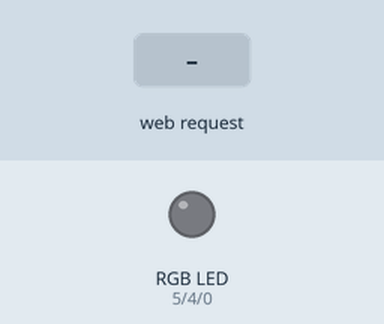
Bench run of a sketch on a simulated ESP8266 (NodeMCU). On the bench: an RGB LED mixed from three pins (HIGH = lit). The test bench sets the inputs (shaded band). WiFi joins after 1.5 s; servers stay silent unless stated; what the sketch prints to the serial monitor is not drawn.

Above: at 2.7 s.
2.8 s: HTTP request GET /LED_R=ON received
At 3.9 s:
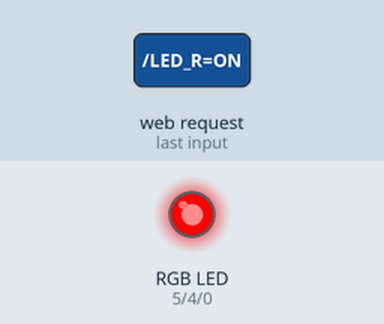
4.3 s: HTTP request GET /LED_G=ON received
At 5.1 s:
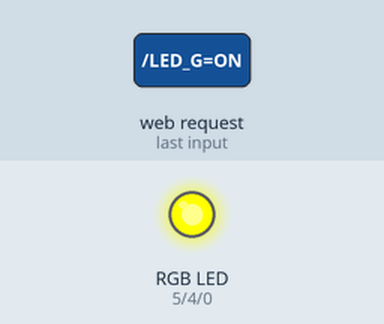
5.8 s: HTTP request GET /LED_R=OFF received
At 6.2 s:
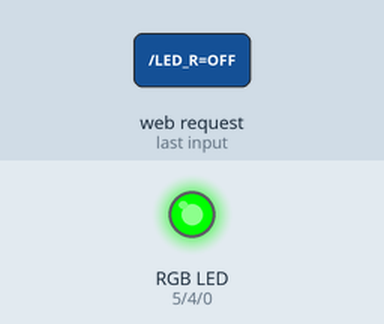
7.3 s: HTTP request GET /LED_B=ON received
At 8.5 s:
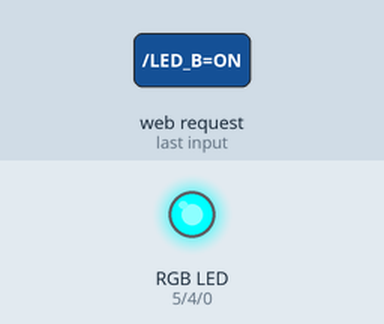
8.8 s: HTTP request GET /LED_G=OFF received
At 9.7 s:
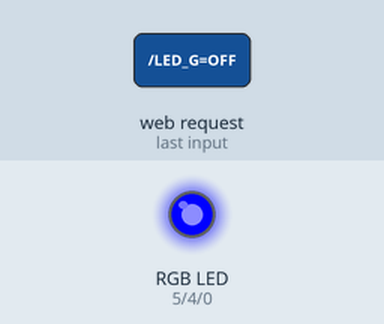
10.3 s: HTTP request GET /LED_R=ON received
At 10.9 s:
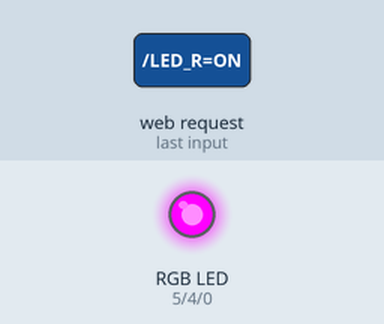
Timing chart, 0 to 12.8 s (numbered marks = the images above; inputs shaded):
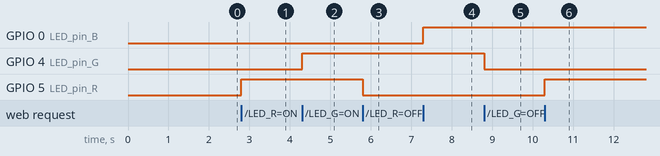

The sketch:

RGB_WIFI.ino
```cpp
#include <ESP8266WiFi.h>


const char* ssid = "SMART324_3"; // 네트워크 이름

const char* password = "76543210"; // 네트워크 비밀번호


WiFiServer server(80);


// 변수 지정

int LED_pin_R = 5; // D1

int LED_pin_G = 4; // D2

int LED_pin_B = 0; // D3


// Anode

int turn_on = 1;

int turn_off = 0;


// Cathode

// int turn_on = 1;

// int turn_off = 0;


void setup() {

  Serial.begin(115200);

  delay(10);


  pinMode(LED_pin_R, OUTPUT);

  pinMode(LED_pin_G, OUTPUT);

  pinMode(LED_pin_B, OUTPUT);

  digitalWrite(LED_pin_R, turn_off);

  digitalWrite(LED_pin_G, turn_off);

  digitalWrite(LED_pin_B, turn_off);


  // Connect to WiFi network

  Serial.println();

  Serial.println();

  Serial.print("Connecting to ");

  Serial.println(ssid);


  WiFi.begin(ssid, password);


  while (WiFi.status() != WL_CONNECTED) {

    delay(500);

    Serial.print(".");

  }

  Serial.println("");

  Serial.println("WiFi connected");


  // Start the server

  server.begin();

  Serial.println("Server started");


  // Print the IP address

  Serial.print("Use this URL to connect: ");

  Serial.print("http://");

  Serial.print(WiFi.localIP());

  Serial.println("/");


}


void loop() {

  // Check if a client has connected

  WiFiClient client = server.available();

  if (!client) {

    return;

  }


  // Wait until the client sends some data

  Serial.println("new client");

  while(!client.available()){

    delay(1);

  }


  // Read the first line of the request

  String request = client.readStringUntil('\r');

  Serial.println(request);

  client.flush();


  // Match the request


  int value_R = turn_off;

  int value_G = turn_off;

  int value_B = turn_off;


  if (request.indexOf("/LED_R=ON") != -1)  {

    digitalWrite(LED_pin_R, turn_on);

    value_R = turn_on;

  }

  if (request.indexOf("/LED_R=OFF") != -1)  {

    digitalWrite(LED_pin_R, turn_off);

    value_R = turn_off;

  }


  if (request.indexOf("/LED_G=ON") != -1)  {

    digitalWrite(LED_pin_G, turn_on);

    value_G = turn_on;

  }

  if (request.indexOf("/LED_G=OFF") != -1)  {

    digitalWrite(LED_pin_G, turn_off);

    value_G = turn_off;

  }


  if (request.indexOf("/LED_B=ON") != -1)  {

    digitalWrite(LED_pin_B, turn_on);

    value_B = turn_on;

  }

  if (request.indexOf("/LED_B=OFF") != -1)  {

    digitalWrite(LED_pin_B, turn_off);

    value_B = turn_off;

  }


  // Return the response

  client.println("HTTP/1.1 200 OK");

  client.println("Content-Type: text/html");

  client.println(""); //  do not forget this one

  client.println("<!DOCTYPE HTML>");

  client.println("<html>");


  client.println("<meta http-equiv='Content-Type' content='text/html' charset='utf-8'/>");


  client.println("<br><br>");

  client.println("<a href=\"/LED_R=ON\"\"><button> 빨간색 ON </button></a>");

  client.println("<a href=\"/LED_R=OFF\"\"><button> 빨간색 OFF </button></a><br/>");

  client.println("<a href=\"/LED_G=ON\"\"><button> 녹색 ON </button></a>");

  client.println("<a href=\"/LED_G=OFF\"\"><button> 녹색  OFF </button></a><br/>");

  client.println("<a href=\"/LED_B=ON\"\"><button> 파랑색 ON </button></a>");

  client.println("<a href=\"/LED_B=OFF\"\"><button> 파랑색 OFF </button></a><br/>");

  client.println("</html>");


  delay(1);

  Serial.println("Client disonnected");

  Serial.println("");


}
```

Measured:
- after the input at 2.8 s, GPIO 5 (LED_pin_R): LOW → HIGH at once
- after the input at 4.3 s, GPIO 4 (LED_pin_G): LOW → HIGH at once
- after the input at 5.8 s, GPIO 5 (LED_pin_R): HIGH → LOW at once
- after the input at 7.3 s, GPIO 0 (LED_pin_B): LOW → HIGH at once
- after the input at 8.8 s, GPIO 4 (LED_pin_G): HIGH → LOW at once
- after the input at 10.3 s, GPIO 5 (LED_pin_R): LOW → HIGH at once
